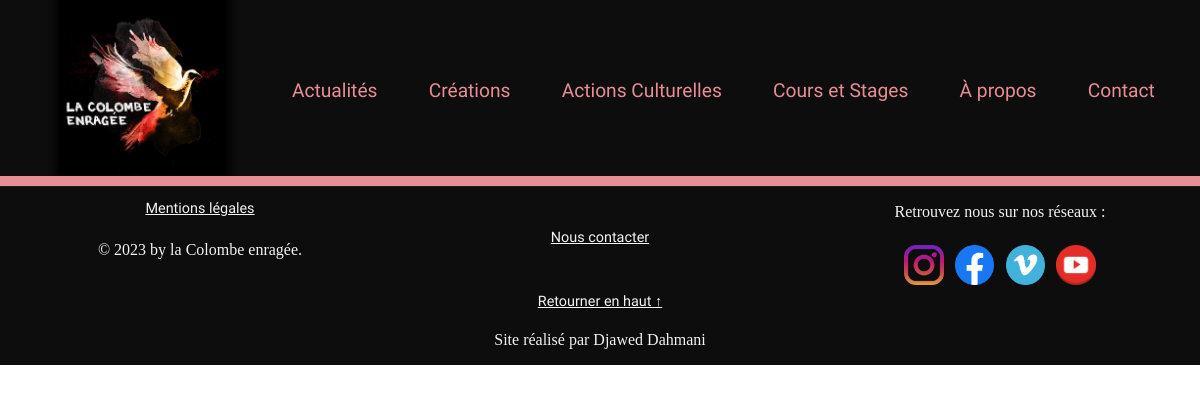
The page /about.php on the database as committed earlier.
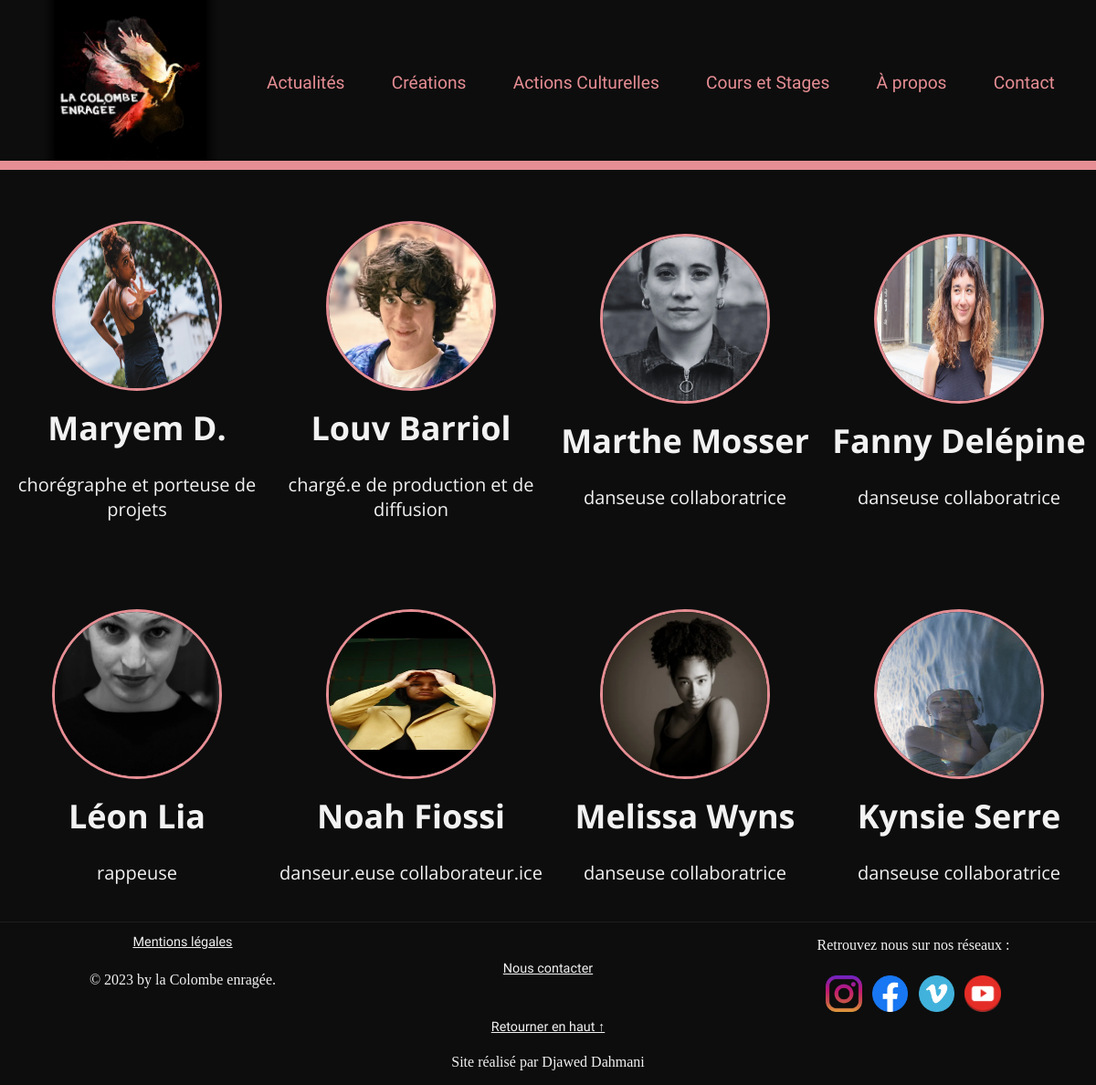
The same page on the database as committed later.
### tables this page shows
CREATE TABLE IF NOT EXISTS `member`(
member_id INT PRIMARY KEY AUTO_INCREMENT NOT NULL,
firstname VARCHAR(50) NOT NULL,
lastname VARCHAR(50) NOT NULL,
`role` VARCHAR(50) NOT NULL,
member_img VARCHAR(255) NOT NULL
);

### about.php (the view, shortened to what this page needs)
<?php
require_once 'connexionBDD.php';
$sql = "SELECT member_id, firstname, lastname, `role`, member_img FROM member ORDER BY member_id ASC";
$req = $pdo->query($sql);
$members = $req->fetchAll(PDO::FETCH_ASSOC);
?>
<!DOCTYPE html>
<html lang="en">
<head>
    <link rel="stylesheet" href="./style/theme.css">
    <link rel="stylesheet" href="./style/nav.css">
    <link rel="stylesheet" href="./style/about.css">
    <link rel="stylesheet" href="./style/footer.css">
</head>
<body>
    <?php require_once 'nav.php' ?>
    <main>
            <?php foreach ($members as $member): ?>
                <article>
                    <section>
                        <h3 class="member-name"><?= htmlspecialchars($member['firstname']) ?> <?= htmlspecialchars($member['lastname']) ?></h3>
                        <p class="summary"><?= nl2br(htmlspecialchars($member['role'])) ?></p>
                    </section>
                    <figure>
                        <img src="<?= htmlspecialchars($member['member_img']) ?>" alt="<?= htmlspecialchars($member['firstname']) ?> <?= htmlspecialchars($member['lastname']) ?>">
                    </figure>
                </article>
            <?php endforeach; ?>
    </main>
    <?php require_once 'footer.php' ?>
</body>
</html>

### nav.php (shortened to what this page needs)
<nav>
    <ul>
        <li><img src="./img/La colombe enragée logo.webp" alt="Logo de La Colombe Enragée"></li>
        <li class="nav-links"><a>Actualités</a></li>
        <li class="nav-links sub-menu-container">
            <a>Créations</a>
        </li>
        <li class="nav-links sub-menu-container">
            <a>Actions Culturelles</a>
        </li>
        <li class="nav-links"><a>Cours et Stages</a></li>
        <li class="nav-links sub-menu-container">
            <a>À propos</a>
        </li>
        <li class="nav-links"><a>Contact</a></li>
    </ul>
</nav>

### footer.php
<footer>
    <section>
        <a href="#">Mentions légales</a>
        <p>© 2023 by la Colombe enragée.</p>
    </section>
    <section>
        <a href="#">Nous contacter</a>
    </section>
    <section>
        <p>Retrouvez nous sur nos réseaux :</p>
        <div>
            <a href="https://www.instagram.com/cie.la.colombe.enragee/" target="_blank"><img src="./img/instagram.png" alt="Instagram logo"></a>
            <a href="https://www.facebook.com/lacolombeenragee" target="_blank"><img src="./img/facebook.png" alt="Facebook logo"></a>
            <a href="https://vimeo.com/user65303076" target="_blank"><img src="./img/vimeo.png" alt="Vimeo logo"></a>
            <a href="https://www.youtube.com/@lacolombeenragee2017" target="_blank"><img src="./img/youtube.png" alt="YouTube logo"></a>
        </div>
    </section>
    <section>
        <a href="#">Retourner en haut ↑</a>
    </section>
    <section>
        <p>Site réalisé par Djawed Dahmani</p>
    </section>
</footer>

### style/theme.css (style rules this page uses)
:root { --couleur-principale: #e68e94; --couleur-fond-noir: #0d0d0d; --couleur-fond-blanc: #f2f2f2; --couleur-gris: #404040; --couleur-secondaire: #f29727; --couleur-vert: #37c6b8; --taille-navbar: 22vh; }

### style/nav.css (style rules this page uses)
body { margin: 0; min-height: 100vh; }
a { cursor: pointer; }
nav { width: 100%; height: clamp(50px, var(--taille-navbar), 200px); background-color: var(--couleur-fond-noir); }
nav li { height: 100%; }
nav ul { display: flex; flex-direction: row; list-style: none; justify-content: space-evenly; align-items: center; margin: 0; padding: 0; height: auto; text-align: center; gap: 6px; }
nav li a { color: var(--couleur-principale); font-size: clamp(18px, 1.6vw, 100px); font-family: 'Sofia Sans', sans-serif; font-weight: 500; }
nav img { height: clamp(50px, var(--taille-navbar), 200px); }
nav::after { position: absolute; bottom: 0; left: 0; width: 100%; height: 15px; background-color: var(--couleur-principale); }
.sub-menu-container { position: relative; }
.sub-menu-container::after { content: ''; position: absolute; top: 100%; left: 0; width: 100%; height: 10px; }

### style/about.css (style rules this page uses)
main { background-color: var(--couleur-fond-noir); max-width: 100%; height: auto; border-top: 10px solid var(--couleur-principale); display: flex; flex-wrap: wrap; justify-content: space-around; }
article { display: flex; flex-direction: column-reverse; justify-content: center; align-items: center; gap: 0; padding: 5vh 0; width: 24%; color: var(--couleur-fond-blanc); }
article figure { width: auto; display: flex; justify-content: center; }
article figure img { width:15vw; aspect-ratio: 1 / 1; border-radius: 50%; border: 3px solid var(--couleur-principale); }
article section p { font-size: clamp(20px, 1.5vw, 35px); font-family: 'Open Sans', sans-serif; text-align: center; padding: 0; margin: 0; }
article section h3 { font-size: clamp(24px, 3vw, 45px); font-family: 'Open Sans', sans-serif; text-align: center; padding: 0; margin: 0; width: 100%; }
article section { display: flex; flex-direction: column; gap: 3vh; align-items: center; }

### style/footer.css (style rules this page uses)
footer { background-color: var(--couleur-fond-noir); color: var(--couleur-fond-blanc); display: grid; grid-template-columns: repeat(3, 1fr); grid-template-rows: 4fr 1fr 2fr; border-top: 1px solid #1f1f1f; padding: 0; }
footer section { display: flex; flex-direction: column; justify-content: center; align-items: center; text-align: center; gap: 1vh; }
footer section:nth-child(4) { grid-column: 2; grid-row: 2; }
footer section:nth-child(5) { grid-column: 2; grid-row: 3; }
footer img { width: clamp(30px, 3.3vw, 75px); height: auto; margin: 0 0.3vw; }
footer a { color: var(--couleur-fond-blanc); font-family: 'Sofia Sans', sans-serif; font-size: clamp(14px, 1.2vw, 30px); }

Rows that differ between the two databases and show on the page:
added member: firstname "Maryem", lastname "D.", role "chorégraphe et porteuse de projets", member_img+firstname (picture)
added member: firstname "Louv", lastname "Barriol", role "chargé.e de production et de diffusion", member_img+firstname (picture)
added member: firstname "Marthe", lastname "Mosser", role "danseuse collaboratrice", member_img+firstname (picture)
added member: firstname "Fanny", lastname "Delépine", role "danseuse collaboratrice", member_img+firstname (picture)
added member: firstname "Léon", lastname "Lia", role "rappeuse", member_img (picture)
added member: firstname "Noah", lastname "Fiossi", role "danseur.euse collaborateur.ice", member_img+firstname (picture)
added member: firstname "Melissa", lastname "Wyns", role "danseuse collaboratrice", member_img+firstname (picture)
added member: firstname "Kynsie", lastname "Serre", role "danseuse collaboratrice", member_img+firstname (picture)
